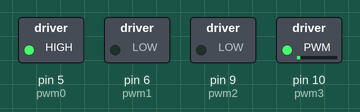
Recording of a sketch running on a simulated Arduino Mega 2560, built with avr-gcc and run on an emulated ATmega2560. Parts: switched loads named in the sketch (green lamp = pin HIGH). What the sketch prints to the serial monitor is not drawn.

Above: at 0.1 s.
Timing chart, 0 to 1.6 s (numbered marks = the images above):
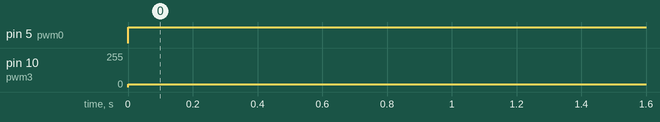

The sketch:

PaulShieldTest.ino
```cpp
#include <PID_v1.h>

// Arduino Motor Shield control pins for motor A
//const int dirPin = 12;
//const int pwmPin = 3;

// Paul's motor shield
const int pwm0 = 5; // 0 and 3 make it go forward
const int pwm1 = 6; // 1 and 2 make it go backward
const int pwm2 = 9;
const int pwm3 = 10; //
//const int gnd = 4;

double motorPower = 0;


void setup() {

  //---------------------------------------------- Set PWM frequency for D5 & D6 -------------------------------

//TCCR0B = TCCR0B & B11111000 | B00000001;    // set timer 0 divisor to     1 for PWM frequency of 62500.00 Hz
TCCR0B = TCCR0B & B11111000 | B00000010;    // set timer 0 divisor to     8 for PWM frequency of  7812.50 Hz
//  TCCR0B = TCCR0B & B11111000 | B00000011;    // set timer 0 divisor to    64 for PWM frequency of   976.56 Hz
//TCCR0B = TCCR0B & B11111000 | B00000100;    // set timer 0 divisor to   256 for PWM frequency of   244.14 Hz
//TCCR0B = TCCR0B & B11111000 | B00000101;    // set timer 0 divisor to  1024 for PWM frequency of    61.04 Hz


//---------------------------------------------- Set PWM frequency for D9 & D10 ------------------------------

//TCCR1B = TCCR1B & B11111000 | B00000001;    // set timer 1 divisor to     1 for PWM frequency of 31372.55 Hz
TCCR1B = TCCR1B & B11111000 | B00000010;    // set timer 1 divisor to     8 for PWM frequency of  3921.16 Hz
//TCCR1B = TCCR1B & B11111000 | B00000011;    // set timer 1 divisor to    64 for PWM frequency of   490.20 Hz
//TCCR1B = TCCR1B & B11111000 | B00000100;    // set timer 1 divisor to   256 for PWM frequency of   122.55 Hz
//TCCR1B = TCCR1B & B11111000 | B00000101;    // set timer 1 divisor to  1024 for PWM frequency of    30.64 Hz
 bitSet(TCCR1B, WGM12); // set Timer 1 to fast mode so as to match 0.

//  TCCR3B &= (0xff & 0x2); // change pwm frequency to 40k or something
//  TCCR4B &= (0xff & 0x2); // change pwm frequency to 40k or something


  //pinMode(gnd, OUTPUT);
  //digitalWrite(gnd, LOW);

  pinMode(pwm0, OUTPUT);
  digitalWrite(pwm0, LOW);
  pinMode(pwm1, OUTPUT);
  digitalWrite(pwm1, LOW);
  pinMode(pwm2, OUTPUT);
  digitalWrite(pwm2, LOW);
  pinMode(pwm3, OUTPUT);
  digitalWrite(pwm3, LOW);

  Serial.begin(9600);
}


void loop() {


  motorPower = -20; //sin(millis() / 1000.0f / PI) * 150.0f;

  int speed = map(abs(round(motorPower)), 0, 255, 0, 255);

  if (motorPower < 0) {

    digitalWrite(pwm1, LOW);
    digitalWrite(pwm2, LOW);

    //analogWrite(pwm0, speed);
    digitalWrite(pwm0, HIGH);
    analogWrite(pwm3, speed);

  } else {

    digitalWrite(pwm0, LOW);
    digitalWrite(pwm3, LOW);

    analogWrite(pwm1, speed);
    //analogWrite(pwm2, speed);
    digitalWrite(pwm2, HIGH);


  }

  Serial.println(motorPower);

}
```

Measured:
- by itself, pin 5 (pwm0): LOW → HIGH at 0.00 s
- by itself, pin 10 (pwm3): 0/255 → 20/255 at 0.00 s
